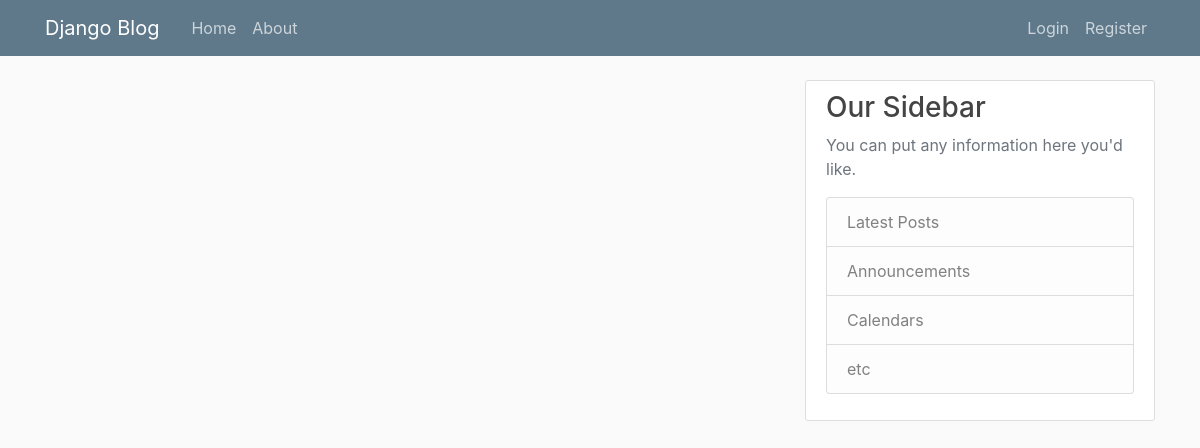
The app's page /, older data.
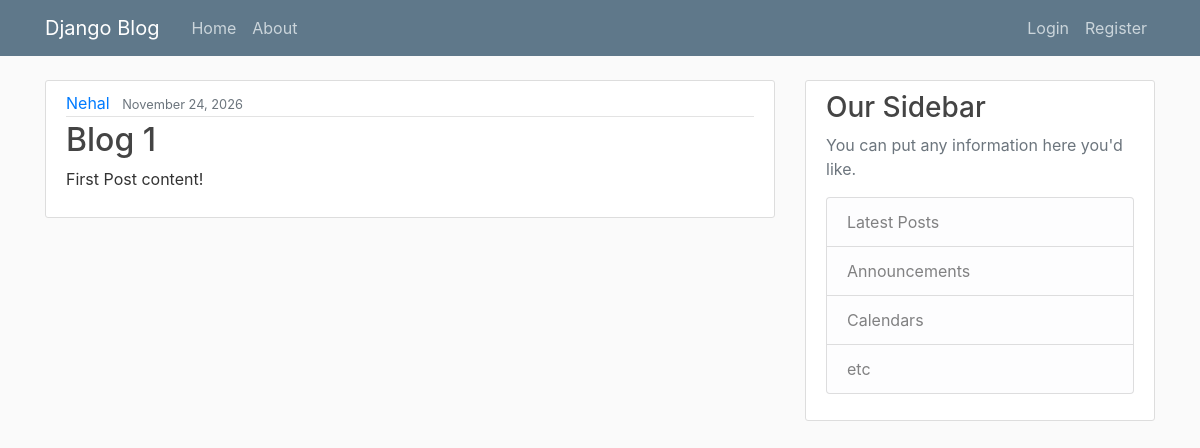
The same page, newer data.
### blog/models.py (models this page shows, shortened)
class post(models.Model):
    title = models.CharField(max_length=100)
    content = models.TextField()
    date = models.DateTimeField(default=timezone.now)
    author = models.ForeignKey(User,on_delete=models.CASCADE)

### blog/views.py (the view)
# urls.py: path('', views.home, name='blog-page'),
def home(request):
    context = {
        'contents' : post.objects.all()
    }
    return render(request,'blog/home.html',context)

### blog/templates/blog/home.html
{% extends "blog/base.html" %}
  {% block content %}
    {% for post in contents %}
    <article class="media content-section">
  <div class="media-body">
    <div class="article-metadata">
      <a class="mr-2" href="#">{{ post.author }}</a>
      <small class="text-muted">{{ post.date|date:"F d, Y"}}</small>
    </div>
    <h2><a class="article-title" href="#">{{ post.title }}</a></h2>
    <p class="article-content">{{ post.content }}</p>
  </div>
</article>
    {% endfor %}
  {% endblock content %}

Row changes from the older to the newer data that the page shows:
added post: author "Nehal", date "November 24, 2026", title "Blog 1", content "First Post content!"
